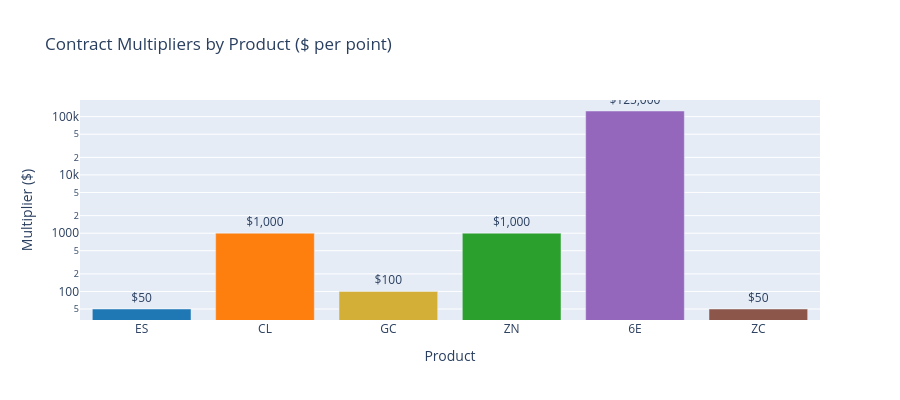

Notebook source saved alongside this figure:
### Code cell
# Visualize multiplier range across products
fig = go.Figure()
fig.add_trace(
    go.Bar(
        x=[DEMO_SPECS[p].symbol for p in PRODUCTS],
        y=[DEMO_SPECS[p].multiplier for p in PRODUCTS],
        text=[f"${DEMO_SPECS[p].multiplier:,.0f}" for p in PRODUCTS],
        textposition="outside",
        marker_color=["#1f77b4", "#ff7f0e", "#d4af37", "#2ca02c", "#9467bd", "#8c564b"],
    )
)
fig.update_layout(
    title="Contract Multipliers by Product ($ per point)",
    xaxis_title="Product",
    yaxis_title="Multiplier ($)",
    yaxis_type="log",
    height=400,
)
fig.show()

### Figure 1 — Plotly figure (JSON) as saved in the notebook; plotly's stock layout.template omitted (floating-point values rounded to 4 significant figures)
{"data": [{"marker": {"color": ["#1f77b4", "#ff7f0e", "#d4af37", "#2ca02c", "#9467bd", "#8c564b"]}, "text": ["$50", "$1,000", "$100", "$1,000", "$125,000", "$50"], "textposition": "outside", "type": "bar", "x": ["ES", "CL", "GC", "ZN", "6E", "ZC"], "y": [50.0, 1000.0, 100.0, 1000.0, 125000.0, 50.0]}], "layout": {"height": 400, "title": {"text": "Contract Multipliers by Product ($ per point)"}, "xaxis": {"title": {"text": "Product"}}, "yaxis": {"title": {"text": "Multiplier ($)"}, "type": "log"}}}
